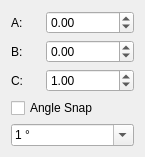
<?xml version="1.0" encoding="UTF-8"?>
<ui version="4.0">
 <class>Angle</class>
 <widget class="QWidget" name="Angle">
  <property name="geometry">
   <rect>
    <x>0</x>
    <y>0</y>
    <width>145</width>
    <height>147</height>
   </rect>
  </property>
  <property name="windowTitle">
   <string notr="true">Form</string>
  </property>
  <layout class="QVBoxLayout" name="verticalLayout">
   <item>
    <layout class="QHBoxLayout" name="horizontalLayout">
     <item>
      <widget class="QLabel" name="label">
       <property name="text">
        <string>A:</string>
       </property>
      </widget>
     </item>
     <item>
      <widget class="QDoubleSpinBox" name="vectorA">
       <property name="minimum">
        <double>-2147480000.000000000000000</double>
       </property>
       <property name="maximum">
        <double>2147480000.000000000000000</double>
       </property>
      </widget>
     </item>
    </layout>
   </item>
   <item>
    <layout class="QHBoxLayout" name="horizontalLayout_2">
     <item>
      <widget class="QLabel" name="label_2">
       <property name="text">
        <string>B:</string>
       </property>
      </widget>
     </item>
     <item>
      <widget class="QDoubleSpinBox" name="vectorB">
       <property name="minimum">
        <double>-2147480000.000000000000000</double>
       </property>
       <property name="maximum">
        <double>2147480000.000000000000000</double>
       </property>
      </widget>
     </item>
    </layout>
   </item>
   <item>
    <layout class="QHBoxLayout" name="horizontalLayout_3">
     <item>
      <widget class="QLabel" name="label_3">
       <property name="text">
        <string>C:</string>
       </property>
      </widget>
     </item>
     <item>
      <widget class="QDoubleSpinBox" name="vectorC">
       <property name="minimum">
        <double>-2147480000.000000000000000</double>
       </property>
       <property name="maximum">
        <double>2147480000.000000000000000</double>
       </property>
       <property name="value">
        <double>1.000000000000000</double>
       </property>
      </widget>
     </item>
    </layout>
   </item>
   <item>
    <widget class="QCheckBox" name="checkBoxSnap">
     <property name="text">
      <string>Angle Snap</string>
     </property>
    </widget>
   </item>
   <item>
    <widget class="QComboBox" name="comboGridSize">
     <property name="editable">
      <bool>true</bool>
     </property>
     <item>
      <property name="text">
       <string notr="true">1 °</string>
      </property>
     </item>
     <item>
      <property name="text">
       <string notr="true">2 °</string>
      </property>
     </item>
     <item>
      <property name="text">
       <string notr="true">5 °</string>
      </property>
     </item>
     <item>
      <property name="text">
       <string notr="true">10 °</string>
      </property>
     </item>
     <item>
      <property name="text">
       <string notr="true">20 °</string>
      </property>
     </item>
     <item>
      <property name="text">
       <string notr="true">45 °</string>
      </property>
     </item>
     <item>
      <property name="text">
       <string notr="true">90 °</string>
      </property>
     </item>
     <item>
      <property name="text">
       <string notr="true">180 °</string>
      </property>
     </item>
    </widget>
   </item>
  </layout>
 </widget>
 <resources/>
 <connections/>
</ui>
